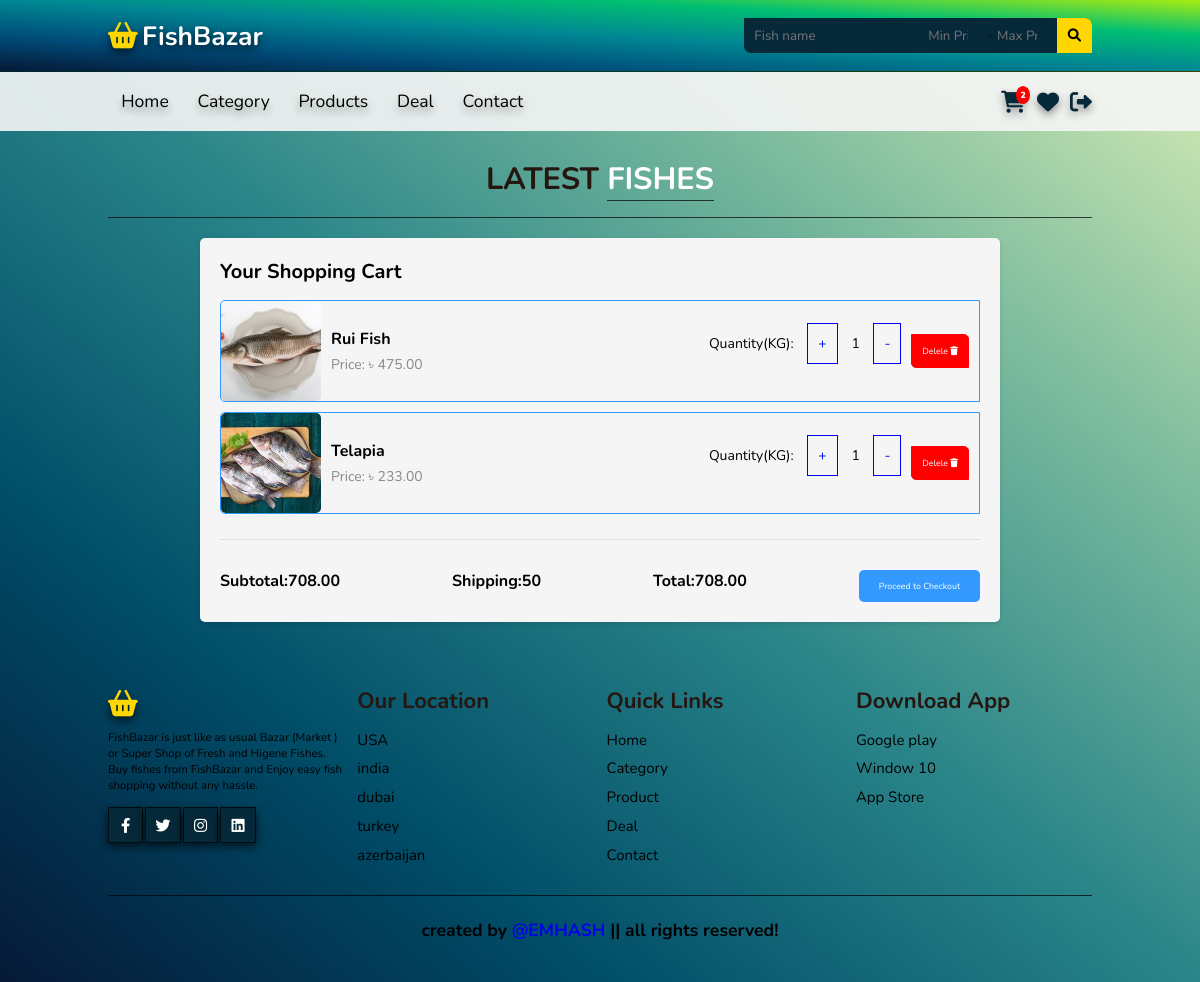
Screenshot of /cart/ (signed in) with the database file from the repository.
### users/models.py (models this page shows, shortened)
class User(AbstractBaseUser, PermissionsMixin):
    email = models.EmailField(unique=True, null=False)
    is_staff = models.BooleanField(
        gettext_lazy('I am staff'),
        default=False,
    help_text = gettext_lazy('If the user is admin stuff of this site then can see admin panel')
    )
    is_active = models.BooleanField(
        gettext_lazy('account active'),
        default=True,
        help_text=gettext_lazy('A user should be treated as active. Admin can unselect this instead of deleting accounts')
    )
    ROLE_CHOICES = (
        ('admin', 'Admin'),
        ('customer', 'Customer'),
    )
    role = models.CharField(
        max_length=20,
        choices=ROLE_CHOICES,
        default='admin',
    )
    USERNAME_FIELD = 'email'
    objects = MyCustomManager()

class CommonBaseModel(models.Model):
    uid = models.UUIDField(primary_key=True, default= uuid.uuid4, editable=False)
    created_at = models.DateTimeField(auto_now_add=True)
    updated_at = models.DateTimeField(auto_now=True)
    class Meta:
        abstract = True

class Profile(CommonBaseModel):
    user = models.OneToOneField(User, on_delete=models.CASCADE, related_name='profile')
    details_filled = models.BooleanField(default=False)
    image = models.ImageField(upload_to="UserImages",default="default.jpg")
    age = models.DateField(auto_now=False, auto_now_add=False, null=True)
    address = models.CharField( max_length=500,null=True)

### market/models.py (models this page shows, shortened)
class CommonBaseModel(models.Model):
    uid = models.UUIDField(primary_key=True, default= uuid.uuid4, editable=False)
    created_at = models.DateTimeField(auto_now_add=True)
    updated_at = models.DateTimeField(auto_now=True)
    class Meta:
        abstract = True

class CartItem(CommonBaseModel):
    user = models.ForeignKey(Profile, on_delete=models.CASCADE)
    fish = models.ForeignKey(Fish, on_delete=models.CASCADE)
    quantity = models.IntegerField(default=1)
    purchased = models.BooleanField(default=False)
    def subtotal(self):
        return self.fish.discounted_price() * self.quantity

class Fish(CommonBaseModel):
    name = models.CharField(max_length=100)
    image = models.ImageField(upload_to="Fishes")
    price = models.DecimalField(max_digits=10, decimal_places=2)
    category = models.ForeignKey(Category, on_delete=models.CASCADE)
    discount = models.DecimalField(max_digits=5, decimal_places=2, blank=True, null=True)
    def discounted_price(self):
        if self.discount:
            return self.price - self.discount
        else:
            return self.price

class Order(CommonBaseModel):
    user = models.ForeignKey(Profile, on_delete=models.CASCADE)
    ordered_items = models.ManyToManyField(CartItem)
    payment = models.BooleanField(default=False)
    payment_id = models.CharField( max_length=300, null=True,blank=True)
    order_id = models.UUIDField(default= uuid.uuid4)
    def get_total(self):
        total = 0
        for item in self.ordered_items.all():
            total += item.subtotal()
        return total

### market/views.py (the view)
# urls.py: path("cart/", views.cart, name="cart" ),
@login_required()
def cart(request):
    profile = request.user.profile # as it is one to one field
    if Order.objects.filter(user = request.user.profile, payment=False).exists():
        cart_items = CartItem.objects.filter(user = profile, purchased = False)
        ordered = Order.objects.filter(user = profile, payment = False).first()
        context ={
            "cart":cart_items,
            "orders":ordered,
        }
        return render(request, "frontend/cart.html", context)
    else:
        print("You have no order.")
    return redirect("homepage")

### market/templatetags/common.py (called while the page is built)
@register.filter
def cart_data(user):
    if user:
        if Order.objects.filter(user = user, payment=False).exists():
            carts = CartItem.objects.filter(user=user, purchased = False)
    else:
        carts = None
    if carts:
        item = carts.count()
        return item
    else:
        item = 0
        return item

### templates/frontend/cart.html (shortened to what this page needs)
{% extends "frontend/base/base.html" %}
{% load static %}
{% block css %}
<link rel="stylesheet" href="{% static "css/cart.css" %}">
{% endblock css %}
{% block content %}
<section class="product" id="product">
    <h1 class="heading">latest <span>Fishes</span></h1>
    <div  class="cart-container">
      <h2 class="cart-title">Your Shopping Cart</h2>
      <div class="cart-items-wrapper">
        {% for the_item in cart %}
        <div class="cart-item">
          <img src="{{the_item.fish.image.url}}" alt="Fish Image" class="cart-item-image">
          <div class="cart-item-details">
            <h3 class="cart-item-name">{{the_item.fish.name}}</h3>
            <p class="cart-item-price">Price: <span class="item-price"> &#2547 {{the_item.subtotal}} </span></p>
          </div>
          <div class="quantiy">
            <p class="cart-item-quantity"> Quantity(KG):
              <a href="{% url "cart_plus" the_item.uid %}" class="plus">+</a>
              {{the_item.quantity}}
              <a href="{% url "cart_minus" the_item.uid %}" class="minus"> - </a>
            </p>
          </div>
          <a href="{% url "delete_cart_product" the_item.uid %}" class="delete">Delele  <i class="fas fa-trash"></i></a>
        </div>
        {% endfor %}
      </div>
      <div class="cart-totals-wrapper">
        <div class="cart-subtotal">
          <span class="subtotal-label">Subtotal:{{orders.get_total}}</span>
        </div>
        <div class="cart-shipping-cost">
          <span class="shipping-cost-label">Shipping:50</span>
        </div>
        <div class="cart-total">
          <span class="total-label">Total:{{orders.get_total }}</span>
        </div>
        <a href="#" class="cart-checkout-btn">Proceed to Checkout</a>
      </div>
    </div>
  </section>
{% endblock content %}

### templates/frontend/base/base.html (shortened to what this page needs)
{% load common %}
{% load static %}
<!DOCTYPE html>
<html lang="en">
  <head>
    <link rel="stylesheet" href="https://cdnjs.cloudflare.com/ajax/libs/font-awesome/6.0.0-beta3/css/all.min.css">
    <link rel="stylesheet" href="{% static "css/style.css" %}">
    {% block css %}{% endblock css %}
  </head>
  <body>
    <header>
      <div class="header1">
        <a href="#" class="logo"><i class="fas fa-shopping-basket"></i>FishBazar</a>
        <form action="/products/?" >
          <div class="search-local">
            <input class="input1" name = "name" type="text" placeholder="Fish name">
            <input class="input2"  type="number" name="price_min"  placeholder="Min Price"><span>-</span>
            <input class="input2" type="number" name="price_max" placeholder="Max Price">
            <button type="submit">
              <i class="fas fa-search"> </i>
            </button>
          </div>
        </form>
      </div>
      <div class="header2">
        <nav class="navbar">
          <a href="{% url "homepage" %}">Home</a>
          <a href="#category">Category</a>
          <a href="{% url "products" %}">Products</a>
          <a href="#deal">Deal</a>
          <a href="#contact">Contact</a>
        </nav>
        <div class="icons">
          {% if user.is_authenticated %}
          <a href="{% url "cart" %}" class="fas fa-shopping-cart"><span>{{ request.user.profile | cart_data }}</span></a>
          <a href="#" class="fas fa-heart">{% if fav_item %}<span>{{fav_item}}</span>{% endif %}</a>
          <a href="{% url "logout_view" %}" class="fas fa-sign-out-alt"></a>
          {% else %}
          <a href="{% url "cart" %}" class="fas fa-shopping-cart"><span></span></a>
          <a href="#" class="fas fa-heart">{% if fav_item %}<span>{{fav_item}}</span>{% endif %}</a>
          <a href="{% url "loginpage" %}" class="fas fa-user-circle"></a>
          {% endif %}
        </div>
      </div>
    </header>
    {% block content %}{% endblock content %}
    <section class="footer">
      <div class="box-container">
        <div class="box">
          <a href="" class="logo"><i class="fas fa-shopping-basket"></i></a>
          <p>
            FishBazar is just like as usual Bazar (Market ) or Super Shop of Fresh and Higene Fishes.
            Buy fishes from FishBazar and Enjoy easy fish shopping without any hassle.
          </p>
          <div class="share">
            <a href="#" class="btn fab fa-facebook-f"></a>
            <a href="#" class="btn fab fa-twitter"></a>
            <a href="#" class="btn fab fa-instagram"></a>
            <a href="#" class="btn fab fa-linkedin"></a>
          </div>
        </div>
        <div class="box">
          <h3>Our Location</h3>
          <div class="links">
            <a href="#">USA</a>
            <a href="#">india</a>
            <a href="#">dubai</a>
            <a href="#">turkey</a>
            <a href="#">azerbaijan</a>
          </div>
        </div>
        <div class="box">
          <h3>Quick Links</h3>
          <div class="links">
            <a href="#">Home</a>
            <a href="#">Category</a>
            <a href="#">Product</a>
            <a href="#">Deal</a>
            <a href="#">Contact</a>
          </div>
        </div>
        <div class="box">
          <h3>Download App</h3>
          <div class="links">
            <a href="#">Google play</a>
            <a href="#">Window 10</a>
            <a href="#">App Store</a>
          </div>
        </div>
      </div>
      <h1 class="credit"> created by <a class="nav-link" href="https://ashiq.my.id/"> @EMHASH </a> || all rights reserved! </h1>
    </section>
  </body>
</html>

### static/css/style.css (style rules this page uses)
:root { --green:#c4f3d8; --black:#251610; --darkgreen:#06293a; }
body { background: var(--green); background-image: linear-gradient(to right top, #051937, #004d68, #2a8589, #7dbc9e, #def0b6); }
* { font-family: 'Nunito', sans-serif; margin: 0; padding: 0; box-sizing: border-box; outline: none; border: none; text-decoration: none; transition: all .2s linear; }
html { font-size: 62.5%; overflow-x: hidden; scroll-padding-top: 6.5rem; scroll-behavior: smooth; }
section { padding: 2rem 9%; }
.search-local { background-color: var(--darkgreen); padding-left: 10px; border-bottom-left-radius: 7px; border-top-right-radius: 7.5px; display: flex; height: 35px; align-items: center; }
.search-local input { color: #fff; background-color: var(--darkgreen); height: 20px; }
.search-local button { background-color: gold; border-top-right-radius: 7px; height: 35px; width: 35px; cursor: pointer; }
.search-local input[type="number"] { width: 55px; height: 20px; margin: 5px; }
.btn { display:inline-block; margin-top:1rem; background: var(--darkgreen); color: #fff; padding: .8rem 3rem; font-size:1.7rem; text-align:center; cursor: pointer; box-shadow: 0 0.5rem 1rem rgba(0,0,0,0.7); border:0.1rem solid rgba(0,0,0,0.7); }
.heading { text-align: center; color: var(--black); text-transform: uppercase; padding:1rem; font-size: 3.5rem; padding-bottom:2rem; border-bottom: 0.1rem solid rgba(0,0,0,0.7); }
.heading span { color: #ffffff; text-transform: uppercase; border-bottom: 0.1rem solid rgba(0,0,0,0.7); }
.header1 { background-image: linear-gradient(to right top, #051937, #004d7a, #008793, #00bf72, #a8eb12); display:flex; align-items: center; justify-content: space-between; padding:2rem 9%; border-bottom: 0.1rem solid rgba(0,0,0,0.7); }
.logo { color: #ffffff; font-weight: bold; font-size: 3rem; text-shadow: 0 0.5rem 1rem rgba(0, 0, 0, 0.7); }
.logo i { padding-right: .5rem; color: gold; text-shadow: 0 0.5rem 1rem rgba(0, 0, 0, 0.7); }
.header2 { background:rgba(245, 245, 245, 0.904); display: flex; align-items: center; justify-content:space-between; padding:2rem 9%; position: relative; }
.header2 .navbar a { padding:.5rem 1.5rem; font-size: 2rem; border-radius: .5rem; color: black; text-shadow: 0 0.5rem 1rem rgba(0, 0, 0, 0.4); }
.header2 .icons { position: relative; }
.header2 .icons a { font-size: 2.5rem; color: var(--darkgreen); padding-left: 1rem; text-shadow: 0 0.5rem 1rem rgba(0, 0, 0, 0.4); position: relative; }
.header2 .icons span { position: absolute; top: -0.5rem; right: -0.5rem; background-color: red; color: white; border-radius: 50%; padding: 0.5rem; font-size: 1rem; }
.footer .box-container { display: flex; gap:1.5rem; flex-wrap: wrap; }
.footer .box-container .box { padding:1rem 0; flex: 1 1 25rem; }
.footer .box-container .box .share a { padding: 0; height:4rem; width: 4rem; line-height: 4rem; text-align: center; }
.footer .box-container .box h3 { font-size: 2.5rem; color: var(--black); }
.footer .box-container .box p { font-size: 1.3rem; color:#000; padding: .7rem 0; }
.footer .box-container .box .links { padding: 1rem 0; }
.footer .box-container .box .links a { display:block; padding: .5rem 0; font-size: 1.7rem; color: #000; }
.footer .credit { padding: 2.5rem 1rem; border-top:.1rem solid rgba(0,0,0,0.7); margin-top: 1rem; text-align:center; font-size: 2rem; }
@media (max-width:1200px) { html { font-size: 55%; } }

### rows the page displays
User: user.profile|cart_data "2"
CartItem: fish.image (picture), fish.name "Rui Fish", subtotal "475.00", quantity "1"
CartItem: fish.image (picture), fish.name "Telapia", subtotal "233.00", quantity "1"
Order: get_total "708.00"
